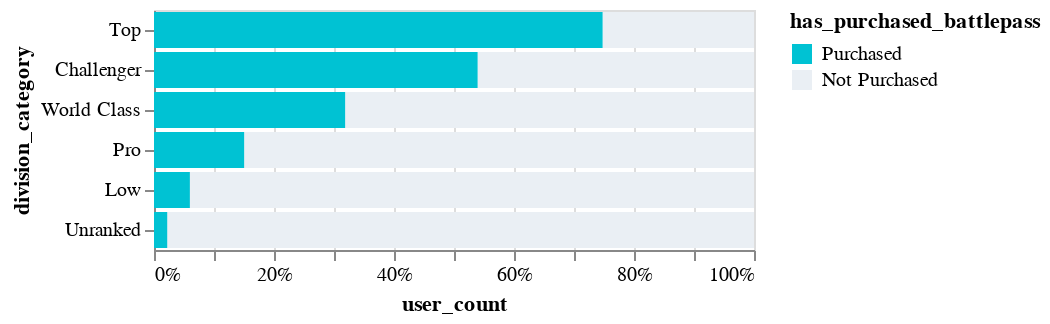

Here is the notebook cell this chart was saved with:
### Code cell
battlepass_purchase_ap = (
    alt.Chart(sample_data_pdf)
        .encode(
            x=alt.X('user_count:Q').stack('normalize'),
            y=alt.Y('division_category:N')
                .scale(domain=['Top', 'Challenger', 'World Class', 'Pro', 'Low', 'Unranked']),
            color=alt.Color('has_purchased_battlepass:N')
                .sort('descending')
                .scale(range=[spectrum_colors_light[4], neutral_colors_set1[2]]),
            order=alt.Order('has_purchased_battlepass:N')
                .sort('descending')
        )
        .mark_bar(tooltip=True)
)
battlepass_purchase_ap

### Figure 1 — Vega-Lite specification as saved in the notebook (floating-point values rounded to 4 significant figures)
{"config": {"view": {"continuousWidth": 300, "continuousHeight": 300}}, "data": {"name": "data-e7b4f384a994214e42b0855969b9a978"}, "mark": {"type": "bar", "tooltip": true}, "encoding": {"color": {"field": "has_purchased_battlepass", "scale": {"range": ["#00C2D3", "#EAEFF4"]}, "sort": "descending", "type": "nominal"}, "order": {"field": "has_purchased_battlepass", "sort": "descending", "type": "nominal"}, "x": {"field": "user_count", "stack": "normalize", "type": "quantitative"}, "y": {"field": "division_category", "scale": {"domain": ["Top", "Challenger", "World Class", "Pro", "Low", "Unranked"]}, "type": "nominal"}}, "$schema": "https://vega.github.io/schema/vega-lite/v5.20.1.json", "datasets": {"data-e7b4f384a994214e42b0855969b9a978": [{"division_category": "World Class", "has_purchased_battlepass": "Not Purchased", "user_count": 90658}, {"division_category": "World Class", "has_purchased_battlepass": "Purchased", "user_count": 42381}, {"division_category": "Unranked", "has_purchased_battlepass": "Not Purchased", "user_count": 1272779}, {"division_category": "Unranked", "has_purchased_battlepass": "Purchased", "user_count": 28720}, {"division_category": "Top", "has_purchased_battlepass": "Not Purchased", "user_count": 543}, {"division_category": "Top", "has_purchased_battlepass": "Purchased", "user_count": 1609}, {"division_category": "Pro", "has_purchased_battlepass": "Not Purchased", "user_count": 289588}, {"division_category": "Pro", "has_purchased_battlepass": "Purchased", "user_count": 51206}, {"division_category": "Low", "has_purchased_battlepass": "Not Purchased", "user_count": 209345}, {"division_category": "Low", "has_purchased_battlepass": "Purchased", "user_count": 13313}, {"division_category": "Challenger", "has_purchased_battlepass": "Not Purchased", "user_count": 9040}, {"division_category": "Challenger", "has_purchased_battlepass": "Purchased", "user_count": 10585}]}}
